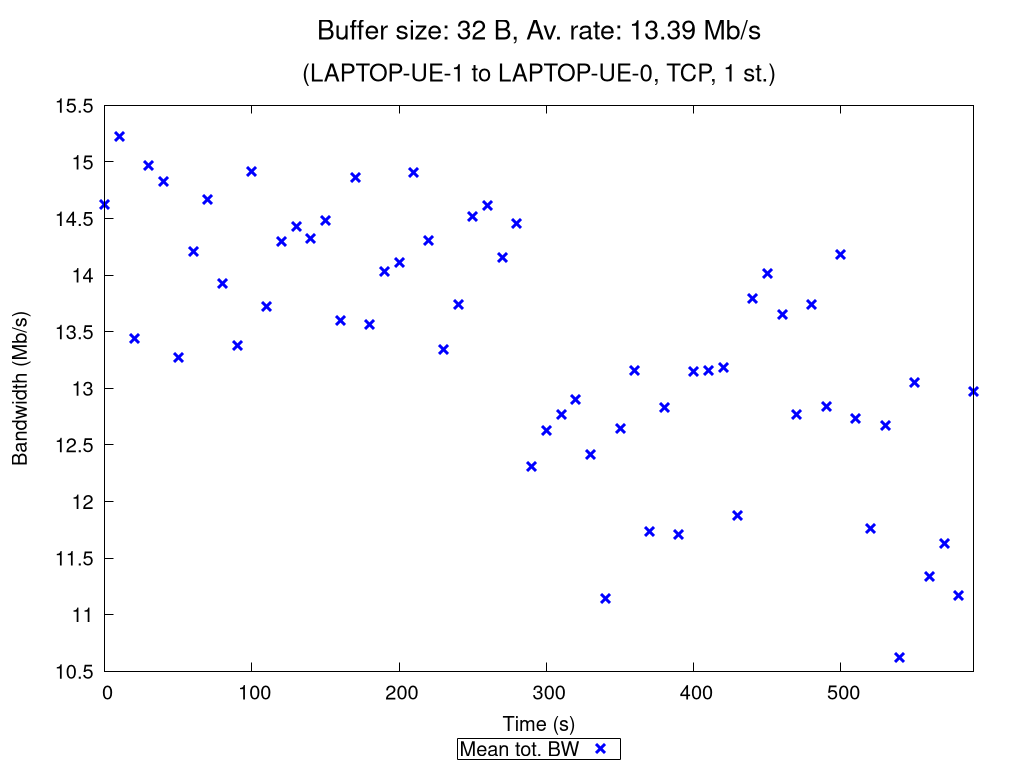

Generate this figure with gnuplot:
set terminal pngcairo nocrop enhanced size 1024,768 font "Verdana,15"
set output "TCP_1_st_2020_10_17_16-58-47_two2one_00032B.png"

set title "{/=20 Buffer size: 32 B, Av. rate: 13.39 Mb/s}\n\n{/=18 (LAPTOP-UE-1 to LAPTOP-UE-0, TCP, 1 st.)}"

set xlabel "Time (s)"
set ylabel "Bandwidth (Mb/s)"
set ytics nomirror
set key bmargin center horizontal box samplen 1 width -1
set bmargin 4.6
set rmargin 4.5

rf = 1000000.0  # rate factor
set style fill transparent solid 0.2 noborder
set autoscale xfix
plot "TCP_1_st_2020_10_17_16-58-47_two2one_00032B_iperf_processed.dat" using 1:($2/rf-$3/rf):($2/rf+$3/rf) with filledcurves lc rgb "blue" notitle, \
     "" using 1:($2/rf) with points pt 2 ps 1.5 lw 3 lc rgb "blue" title "Mean tot. BW", \
